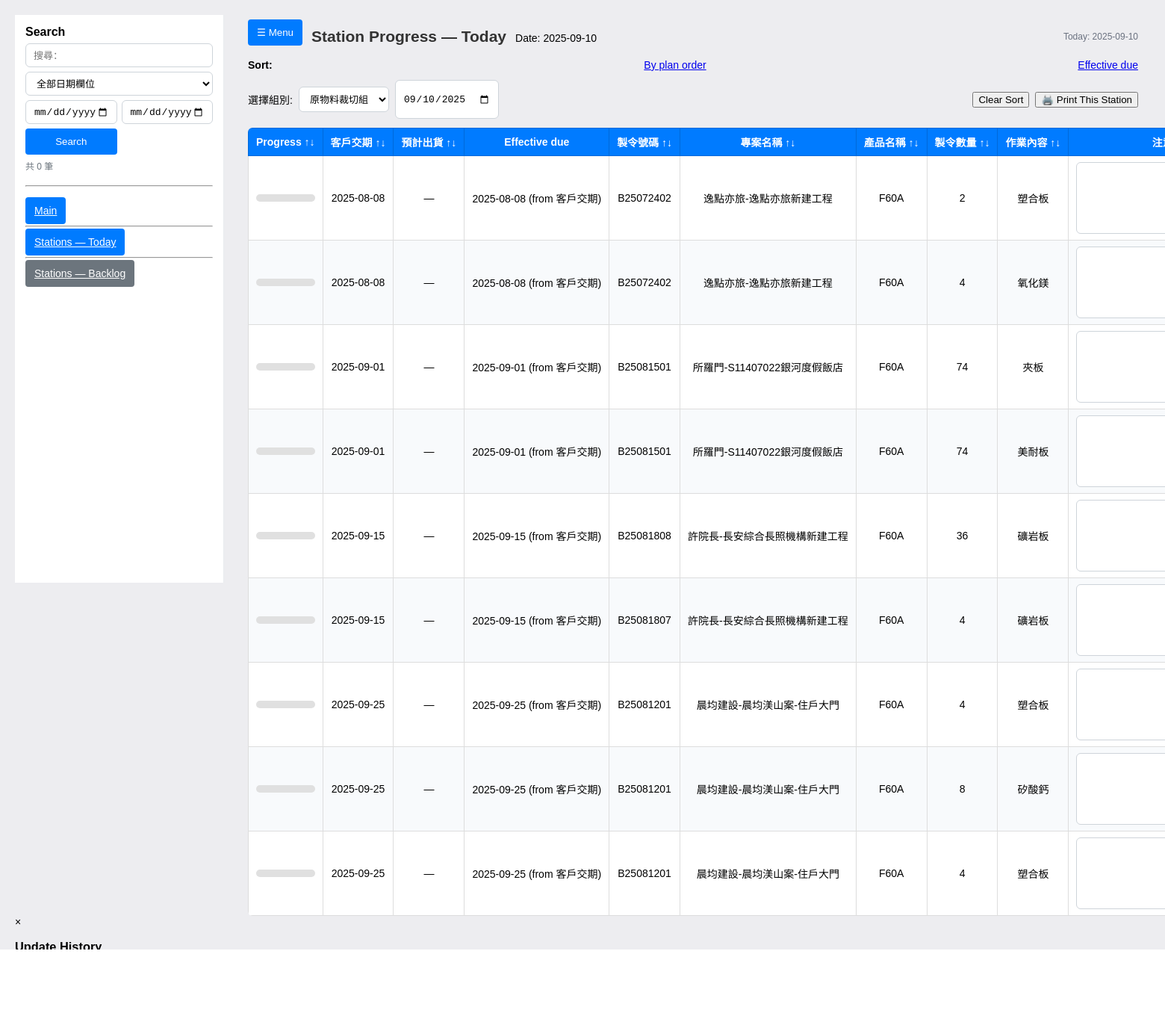
/stations/today?group=原物料裁切組&rolling=1&sort=due, run on the app's committed database.
### models.py (models this page shows)
class Order(Base):
    __tablename__ = "orders"
    id = Column(Integer, primary_key=True, autoincrement=True)
    manufacture_code = Column(String)
    customer        = Column(String)
    product         = Column(String)
    demand_date     = Column(String)   # stored as text like "YYYY/MM/DD"
    delivery        = Column(String)   # stored as text
    quantity        = Column(Integer, default=0)
    datecreate      = Column(String)   # stored as text
    fengbian        = Column(String)
    wallpaper       = Column(String)
    jobdesc         = Column(Text)
    archived    = Column(Boolean, default=False)   # soft archive flag
    archived_at = Column(DateTime)                 # when it was archived
    created_at = Column(DateTime, default=datetime.utcnow)
    updated_at = Column(DateTime)
    tasks = relationship("Task", back_populates="order", cascade="all, delete-orphan")

class Task(Base):
    __tablename__ = "sub_tasks"
    __table_args__ = {'sqlite_autoincrement': True}
    id = Column(Integer, primary_key=True, autoincrement=True)
    order_id = Column(Integer, ForeignKey("orders.id"), nullable=False)
    group = Column("group", String, nullable=True)
    task  = Column(String, nullable=True)
    quantity = Column(Integer, nullable=True)
    completed = Column(Integer, nullable=True, default=0)
    start_time = Column(DateTime)      # may be NULL in DB
    stop_time  = Column(DateTime)
    duration_minutes = Column(Integer)
    order    = relationship("Order", back_populates="tasks")
    history  = relationship("TaskHistory", back_populates="task", cascade="all, delete-orphan")

### app.py (the view)
@app.route("/stations/today")
def stations_today():
    group   = (request.args.get("group") or "").strip()
    day     = (request.args.get("date") or today_yyyy_mm_dd()).strip()
    rolling = (request.args.get("rolling") or "1") != "0"  # default rolling
    sort    = (request.args.get("sort") or "seq").strip()  # "seq" | "due"
    with SessionLocal() as s:
        stations = station_names(s)
        if not group and stations:
            group = stations[0]
        tasks = []
        if group:
            base = (
                s.query(Task, StationSchedule.plan_date, StationSchedule.sequence)
                 .join(Order, Order.id == Task.order_id)
                 .join(StationSchedule, StationSchedule.task_id == Task.id)
                 .filter(StationSchedule.station == group)
                 .filter((Task.quantity.isnot(None)) & (Task.quantity > (Task.completed or 0)))
                 .filter(or_(Order.archived == None, Order.archived == 0))
            )
            if not rolling:
                base = base.filter(StationSchedule.plan_date == day)
            if sort == "due":
                base = base.order_by(*effective_due_orderby_asc(),
                                    asc(StationSchedule.plan_date),
                                    asc(StationSchedule.sequence),
                                    asc(Task.id))
            else:
                base = base.order_by(asc(StationSchedule.plan_date),
                                    asc(StationSchedule.sequence),
                                    asc(Task.id))
            rows = base.all()
            for t, plan_date, seq in rows:
                if remaining_of(t) <= 0:
                    continue
                o = s.get(Order, t.order_id)
                eff_date, eff_src = None, None
                if o.delivery and o.demand_date:
                    eff_date = min(o.delivery, o.demand_date)
                    eff_src = "預計出貨" if o.delivery <= o.demand_date else "客戶交期"
                elif o.delivery:
                    eff_date, eff_src = o.delivery, "預計出貨"
                elif o.demand_date:
                    eff_date, eff_src = o.demand_date, "客戶交期"
                lu = last_order_update(s, o.id) if 'last_order_update' in globals() else None
                tasks.append({
                    "order": o,
                    "task": t,
                    "plan_date": plan_date,
                    "sequence": seq,
                    "effective_due": eff_date,
                    "effective_due_src": eff_src,
                    "last_update": lu,
                })
        return render_template(
            "stations.html",
            page_mode="today",
            day=day,
            tasks=tasks,
            station_list=stations,
            selected_group=group,
            today_date=today_yyyy_mm_dd(),
            rolling=rolling,
            sort=sort,
        )

### templates/stations.html (shortened to what this page needs)
<!DOCTYPE html>
<html lang="zh">
<head>
  <link rel="stylesheet" href="/static/common.css">
</head>
<body class="stations-page">
  <div class="layout">
    <aside class="sidebar" id="sidebar">
      <div class="brand">Search</div>
      <form method="get" action="{{ '/archived' if archived_page else '/' }}" class="sbm">
        <input type="text" name="q" id= "search-q" value="{{ qtext or '' }}"
              placeholder="搜尋：">
        <select name="dfield">
          <option value="any"        {{ 'selected' if (dfield or 'any')=='any' }}>全部日期欄位</option>
        </select>
        <div class="row">
          <input type="date" name="dfrom" value="{{ dfrom or '' }}">
          <input type="date" name="dto"   value="{{ dto or '' }}">
        </div>
        <div class="row">
          <button class="btn" type="submit">Search</button>
        </div>
        <div class="caption">共 {{ orders|length }} 筆{% if qtext or dfrom or dto %}（篩選中）{% endif %}</div>
        <hr style="margin:12px 0">
        <div class="nav" style="margin-top:6px">
          <a href="/" class="btn full">Main</a>
          <hr style="margin:12px 0">
          <a href="/stations/today" class="btn full">Stations — Today</a>
          <hr style="margin:12px 0">
          <a href="/stations/backlog" class="btn full gray" style="margin-top:6px">Stations — Backlog
          </a>
        </div>
      </form>
    </aside>
    <main class="content">
      <div class="page-header">
        <div class="left">
          <button class="btn hamburger" onclick="toggleSidebar()">☰ Menu</button>
          <h2 style="margin:0">
            Station Progress — {{ 'Today' if page_mode == 'today' else 'Backlog' }}
          </h2>
          <p class="muted" style="margin:4px 0 0">
            {% if page_mode == 'today' %}Date: {{ day }}{% else %}All open tasks{% endif %}
          </p>
        </div>
        <div class="right">
          <span class="today">Today: {{ today_date }}</span>
        </div>
      </div>
      {% if page_mode == 'backlog' %}
        <div class="toolbar">
          <strong>Sort:</strong>
          <a href="?group={{ selected_group }}&sort=due" class="{{ 'active' if sort=='due' else '' }}">Effective due</a>
          <a href="?group={{ selected_group }}&sort=fifo" class="{{ 'active' if sort=='fifo' else '' }}">FIFO</a>
        </div>
      {% elif page_mode == 'today' %}
        <div class="toolbar">
          <strong>Sort:</strong>
          <a href="?group={{ selected_group }}&rolling={{ 1 if rolling else 0 }}&sort=seq" class="{{ 'active' if sort=='seq' else '' }}">By plan order</a>
          <a href="?group={{ selected_group }}&rolling={{ 1 if rolling else 0 }}&sort=due" class="{{ 'active' if sort=='due' else '' }}">Effective due</a>
        </div>
      {% endif %}
      <div class="toolbar">
        <div class="group">
          {% set form_action = '/stations/today' if page_mode == 'today' else '/stations/backlog' %}
          <form method="get" action="{{ form_action }}" style="display:flex; align-items:center; gap:8px; margin:0">
            <label>選擇組別:</label>
            {% set form_action = '/stations/today' if page_mode == 'today' else '/stations/backlog' %}
            <select name="group" onchange="this.form.submit()">
              {% for name in station_list %}
                <option value="{{ name }}" {% if name == selected_group %}selected{% endif %}>{{ name }}</option>
              {% endfor %}
            </select>
            {% if page_mode == 'today' %}
              <input id="plan-date" type="date" name="date" value="{{ day }}" onchange="this.form.submit()">
            {% endif %}
          </form>
        </div>
        <div class="group">
          <button type="button" onclick="resetStationSort()">Clear Sort</button>
          <button type="button" onclick="printPage()">🖨️ Print This Station</button>
        </div>
      </div>
      <table>
        <thead>
          <tr>
            <th onclick="sortStationTable(0)">Progress ↑↓</th>
            <th onclick="sortStationTable(1)">客戶交期 ↑↓<span class="print-label"><br>Tanggal Ekspektasi Pengiriman oleh Tamu</span></th>
            <th onclick="sortStationTable(2)">預計出貨 ↑↓<span class="print-label"><br>Tanggal Barang Dapat Dikirim</span></th>
            <th>Effective due</th>
            <th onclick="sortStationTable(3)">製令號碼 ↑↓<span class="print-label"><br>Nomor Pesanan</span></th>
            <th onclick="sortStationTable(4)">專案名稱 ↑↓<span class="print-label"><br>Nama Proyek</span></th>
            <th onclick="sortStationTable(5)">產品名稱 ↑↓<span class="print-label"><br>Nama Produk</span></th>
            <th onclick="sortStationTable(6)">製令數量 ↑↓<span class="print-label"><br>Jumlah Pesanan</span></th>
            <th onclick="sortStationTable(7)">作業內容 ↑↓<span class="print-label"><br>Isi Pekerjaan</span></th>
            <th class="cell-notes">注意事項<br><span class="print-label">Hal yang Perlu Diperhatikan</span></th>
          </tr>
        </thead>
        <tbody>
          {% for item in tasks %}
          {% set running = (item.task.start_time and not item.task.stop_time) %}
          <tr id="task-{{ item.task.id }}" class="{{ 'is-running' if running else '' }}"
              data-order-id="{{ item.order.id }}" data-qty="{{ item.task.quantity or 0 }}">
            <td>
              <div class="progress-bar">
              </div>
            </td>
            <td>{{ item.order.demand_date|fmtdate or '—' }}</td>
            <td>{{ item.order.delivery|fmtdate or '—' }}</td>
            <td>
              {% if item.effective_due %}
                {{ item.effective_due|fmtdate }}
                <span class="pill muted">(from {{ item.effective_due_src }})</span>
              {% else %} — {% endif %}
            </td>
            <td>{{ item.order.manufacture_code }}</td>
            <td>{{ item.order.customer }}</td>
            <td>{{ item.order.product }}</td>
            <td data-role="qty">{{ item.task.quantity or 0 }}</td>
            <td>{{ item.task.task }}</td>
            <td>
              <textarea id="task-note-{{ item.task.id }}-{{ item.order.id }}" rows="2" style="width: 100%;" class="screen-only">{{ item.task.note or '' }}</textarea>
            </td>
          </tr>
          {% endfor %}
        </tbody>
      </table>
    </main>
  </div>
<div id="historyModal" class="modal">
  <span class="close-btn" onclick="closeModal('historyModal')">&times;</span>
  <h3>Update History</h3>
</div>
<div id="modal-history" class="modal" onclick="if(event.target===this) closeModal('modal-history')">
  <div class="panel">
    <div style="display:flex;justify-content:space-between;align-items:center">
      <h3 style="margin:0">Task History</h3>
      <button class="btn" onclick="closeModal('modal-history')">Close</button>
    </div>
  </div>
</div>
</body>
</html>

### data on the page
Order: order.demand_date|fmtdate "2025-08-08" "2025-08-08", order.delivery|fmtdate "—" "—", effective_due|fmtdate "2025-08-08" "2025-08-08", order.manufacture_code "B25072402" "B25072402", order.customer "逸點亦旅-逸點亦旅新建工程" "逸點亦旅-逸點亦旅新建工程", order.product "F60A" "F60A"
Task: completed 0 (drawn), task "2", task.task "塑合板"
Task: completed 0 (drawn), task "4", task.task "氧化鎂"
Order: order.demand_date|fmtdate "2025-09-01" "2025-09-01", order.delivery|fmtdate "—" "—", effective_due|fmtdate "2025-09-01" "2025-09-01", order.manufacture_code "B25081501" "B25081501", order.customer "所羅門-S11407022銀河度假飯店" "所羅門-S11407022銀河度假飯店", order.product "F60A" "F60A"
Task: completed 0 (drawn), task "74", task.task "夾板"
Task: completed 0 (drawn), task "74", task.task "美耐板"
Order: order.demand_date|fmtdate "2025-09-15", order.delivery|fmtdate "—", effective_due|fmtdate "2025-09-15", order.manufacture_code "B25081808", order.customer "許院長-長安綜合長照機構新建工程", order.product "F60A"
Task: completed 0 (drawn), task "36", task.task "礦岩板"
Order: order.demand_date|fmtdate "2025-09-15", order.delivery|fmtdate "—", effective_due|fmtdate "2025-09-15", order.manufacture_code "B25081807", order.customer "許院長-長安綜合長照機構新建工程", order.product "F60A"
Task: completed 0 (drawn), task "4", task.task "礦岩板"
Order: order.demand_date|fmtdate "2025-09-25" "2025-09-25" "2025-09-25", order.delivery|fmtdate "—" "—" "—", effective_due|fmtdate "2025-09-25" "2025-09-25" "2025-09-25", order.manufacture_code "B25081201" "B25081201" "B25081201", order.customer "晨均建設-晨均渼山案-住戶大門" "晨均建設-晨均渼山案-住戶大門" "晨均建設-晨均渼山案-住戶大門", order.product "F60A" "F60A" "F60A"
Task: completed 0 (drawn), task "4" "4", task.task "塑合板" "塑合板"
Task: completed 0 (drawn), task "8", task.task "矽酸鈣"

### other printed values
{{ orders|length }} "0"
{{ 'Today' if page_mode == 'today' else 'Backlog' }} "Today"
{{ day }} "2025-09-10"
{{ today_date }} "2025-09-10"
{{ item.effective_due_src }} "客戶交期" "客戶交期" "客戶交期" "客戶交期" "客戶交期" "客戶交期" "客戶交期" "客戶交期" "客戶交期"
form field group "原物料裁切組"
